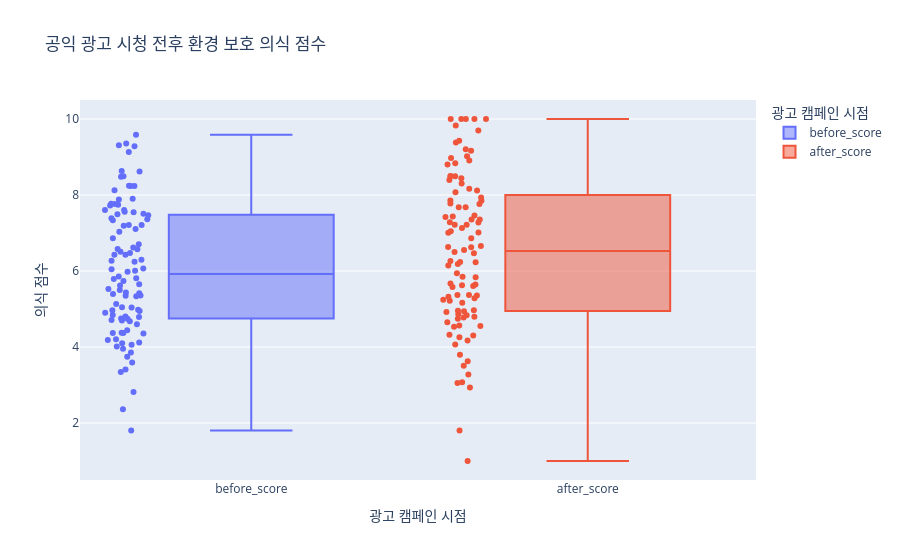

Write notebook code for a chart like this one.
### Markdown cell above
---

## 5. 🔬(예제 시나리오) 새로운 공익 광고의 효과 측정

### 💡 개념 (Concept)

앞서 배운 개념들을 종합하여, 새로운 공익 광고가 특정 사회적 태도(예: 환경 보호 의식)에 미치는 영향을 측정하는 가상 시나리오를 통해 가설 검정 과정을 따라가 보겠습니다.

* **연구 질문**: 새로운 환경 보호 공익 광고가 시민들의 환경 보호 의식 점수(10점 만점)를 향상시키는가?
* **모집단**: 광고에 노출될 가능성이 있는 모든 시민.
* **모수**: 모든 시민의 실제 평균 환경 보호 의식 점수 변화량 ($\mu_{change}$).
* **표본**: 연구에 참여한 시민 100명.
* **통계량**: 표본 100명의 평균 환경 보호 의식 점수 변화량 ($\bar{x}_{change}$).

* **귀무가설 ($H_0$)**: 공익 광고는 환경 보호 의식 점수에 영향을 주지 않는다 (또는 감소시킨다). 즉, $\mu_{change} \le 0$.
* **대립가설 ($H_1$)**: 공익 광고는 환경 보호 의식 점수를 향상시킨다. 즉, $\mu_{change} > 0$. (단측 검정)
* **유의수준 ($\alpha$)**: 0.05로 설정.

(가상 시나리오) 광고 시청 전후로 참여자들의 환경 보호 의식 점수를 측정하고, 점수 변화량 데이터를 분석했습니다. 그 결과, **P-값이 0.028**로 계산되었다고 가정합시다.

* **결론 도출**:
    * P-값 (0.028)이 유의수준 $\alpha$ (0.05)보다 작습니다 ($0.028 \le 0.05$).
    * 따라서 귀무가설($H_0$)을 기각합니다.
    * 결론: 새로운 환경 보호 공익 광고는 시민들의 환경 보호 의식 점수를 향상시키는 데 통계적으로 유의미한 효과가 있다고 볼 수 있습니다 (유의수준 5% 하에서).

* **발생 가능한 오류**: 만약 실제로 광고가 효과가 없었는데 우연히 효과가 있는 것처럼 결과가 나왔다면 (즉, $H_0$가 참인데 기각했다면), 이는 **제1종 오류**에 해당합니다.

### 💻 예시 코드 (Example Code)

Python과 `scipy.stats` 라이브러리를 사용하여 이와 유사한 상황에서 대응표본 t-검정(paired t-test)을 수행하고 P-값을 얻는 과정을 간단히 살펴보겠습니다. 대응표본 t-검정은 동일한 대상에 대해 두 가지 조건(예: 전/후) 하에서 측정된 값의 평균 차이를 비교할 때 사용됩니다.

### Code cell
import pandas as pd
import numpy as np
import plotly.express as px
from scipy import stats # 통계 분석을 위한 scipy 라이브러리

# 가상 데이터 생성: 광고 시청 전후 환경 보호 의식 점수 (10점 만점)
np.random.seed(123) # 결과 재현을 위한 시드 설정
sample_size = 100
# 광고 전 점수 (평균 6점)
before_scores_env = np.random.normal(loc=6, scale=1.5, size=sample_size).clip(1, 10)
# 광고 후 점수가 평균 0.5점 상승했다고 가정
after_scores_env = (before_scores_env + np.random.normal(loc=0.5, scale=1.2, size=sample_size)).clip(1, 10)

df_env_campaign = pd.DataFrame({
    'participant_id': range(1, sample_size + 1),
    'before_score': before_scores_env,
    'after_score': after_scores_env
})

print("환경 보호 의식 점수 (일부 데이터):")
print(df_env_campaign.head())

# 점수 변화량 계산 및 평균 확인
df_env_campaign['score_change'] = df_env_campaign['after_score'] - df_env_campaign['before_score']
print(f"\n표본의 평균 점수 변화량: {df_env_campaign['score_change'].mean():.2f}")

# 시각화: 광고 전후 점수 분포 (박스 플롯)
df_env_melted = df_env_campaign.melt(id_vars=['participant_id'], value_vars=['before_score', 'after_score'],
                                     var_name='campaign_timing', value_name='score')
fig_env_box = px.box(df_env_melted, x='campaign_timing', y='score', color='campaign_timing',
                     title='공익 광고 시청 전후 환경 보호 의식 점수',
                     labels={'campaign_timing': '광고 캠페인 시점', 'score': '의식 점수'},
                     points='all')
fig_env_box.show()

# 가설 검정: 대응표본 t-검정 (Paired t-test)
# H0: 평균 점수 변화 <= 0 (효과 없거나 부정적)
# H1: 평균 점수 변화 > 0 (긍정적 효과)
# alternative='greater'는 대립가설이 '더 크다'는 단측 검정을 의미합니다.
t_statistic, p_value_env = stats.ttest_rel(df_env_campaign['after_score'],
                                           df_env_campaign['before_score'],
                                           alternative='greater')

print(f"\n대응표본 t-검정 결과:")
print(f"  T-statistic: {t_statistic:.3f}")
print(f"  P-value: {p_value_env:.3f}")

# 유의수준 설정 및 결론 도출
alpha = 0.05
print(f"\n유의수준 (alpha): {alpha}")

if p_value_env <= alpha:
    print(f"결론: P-값 ({p_value_env:.3f}) <= 유의수준 ({alpha}). 귀무가설을 기각합니다.")
    print("      새로운 환경 보호 공익 광고는 시민들의 환경 보호 의식 점수를 향상시키는 데 통계적으로 유의미한 효과가 있다고 판단됩니다.")
else:
    print(f"결론: P-값 ({p_value_env:.3f}) > 유의수준 ({alpha}). 귀무가설을 기각하지 못합니다.")
    print("      새로운 환경 보호 공익 광고가 시민들의 환경 보호 의식 점수를 향상시킨다고 말할 충분한 통계적 근거가 없습니다.")

### Figure 1 — Plotly figure (JSON) as saved in the notebook; plotly's stock layout.template omitted (floating-point values rounded to 4 significant figures)
{"data": [{"alignmentgroup": "True", "boxpoints": "all", "hovertemplate": "광고 캠페인 시점=%{x}<br>의식 점수=%{y}<extra></extra>", "legendgroup": "before_score", "marker": {"color": "#636efa"}, "name": "before_score", "notched": false, "offsetgroup": "before_score", "orientation": "v", "showlegend": true, "type": "box", "x": ["before_score", "before_score", "before_score", "before_score", "before_score", "before_score", "before_score", "before_score", "before_score", "before_score", "before_score", "before_score", "before_score", "before_score", "before_score", "before_score", "before_score", "before_score", "before_score", "before_score", "before_score", "before_score", "before_score", "before_score", "before_score", "before_score", "before_score", "before_score", "before_score", "before_score", "before_score", "before_score", "before_score", "before_score", "before_score", "before_score", "before_score", "before_score", "before_score", "before_score", "before_score", "before_score", "before_score", "before_score", "before_score", "before_score", "before_score", "before_score", "before_score", "before_score", "before_score", "before_score", "before_score", "before_score", "before_score", "before_score", "before_score", "before_score", "before_score", "before_score", "before_score", "before_score", "before_score", "before_score", "before_score", "before_score", "before_score", "before_score", "before_score", "before_score", "before_score", "before_score", "before_score", "before_score", "before_score", "before_score", "before_score", "before_score", "before_score", "before_score", "before_score", "before_score", "before_score", "before_score", "before_score", "before_score", "before_score", "before_score", "before_score", "before_score", "before_score", "before_score", "before_score", "before_score", "before_score", "before_score", "before_score", "before_score", "before_score", "before_score"], "x0": " ", "xaxis": "x", "y": [4.372, 7.496, 6.424, 3.741, 5.132, 8.477, 2.36, 5.357, 7.899, 4.7, 4.982, 5.858, 8.237, 5.042, 5.334, 5.348, 9.309, 9.28, 7.506, 6.579, 7.106, 8.236, 4.596, 7.764, 4.119, 5.043, 7.361, 3.857, 5.79, 4.707, 5.617, 1.802, 3.343, 4.95, 7.391, 5.74, 6.004, 7.032, 4.681, 6.425, 4.792, 3.408, 5.414, 6.861, 6.508, 5.982, 9.589, 6.619, 7.468, 9.357, 4.059, 4.442, 8.616, 4.803, 6.045, 7.604, 7.336, 8.632, 8.243, 7.604, 4.841, 7.192, 6.471, 4.011, 8.126, 7.211, 6.068, 5.65, 4.203, 6.299, 6.703, 4.753, 7.743, 4.354, 2.815, 7.56, 5.395, 5.811, 4.744, 3.591, 7.883, 4.967, 8.491, 7.211, 5.528, 4.371, 4.901, 4.181, 9.131, 6.247, 7.725, 4.099, 6.272, 7.767, 5.497, 7.547, 4.373, 3.955, 6.569, 5.431], "y0": " ", "yaxis": "y"}, {"alignmentgroup": "True", "boxpoints": "all", "hovertemplate": "광고 캠페인 시점=%{x}<br>의식 점수=%{y}<extra></extra>", "legendgroup": "after_score", "marker": {"color": "#EF553B"}, "name": "after_score", "notched": false, "offsetgroup": "after_score", "orientation": "v", "showlegend": true, "type": "box", "x": ["after_score", "after_score", "after_score", "after_score", "after_score", "after_score", "after_score", "after_score", "after_score", "after_score", "after_score", "after_score", "after_score", "after_score", "after_score", "after_score", "after_score", "after_score", "after_score", "after_score", "after_score", "after_score", "after_score", "after_score", "after_score", "after_score", "after_score", "after_score", "after_score", "after_score", "after_score", "after_score", "after_score", "after_score", "after_score", "after_score", "after_score", "after_score", "after_score", "after_score", "after_score", "after_score", "after_score", "after_score", "after_score", "after_score", "after_score", "after_score", "after_score", "after_score", "after_score", "after_score", "after_score", "after_score", "after_score", "after_score", "after_score", "after_score", "after_score", "after_score", "after_score", "after_score", "after_score", "after_score", "after_score", "after_score", "after_score", "after_score", "after_score", "after_score", "after_score", "after_score", "after_score", "after_score", "after_score", "after_score", "after_score", "after_score", "after_score", "after_score", "after_score", "after_score", "after_score", "after_score", "after_score", "after_score", "after_score", "after_score", "after_score", "after_score", "after_score", "after_score", "after_score", "after_score", "after_score", "after_score", "after_score", "after_score", "after_score", "after_score"], "x0": " ", "xaxis": "x", "y": [5.642, 5.623, 7.779, 7.359, 5.603, 9.018, 3.075, 3.622, 8.91, 3.273, 4.968, 7.849, 7.855, 6.143, 7.049, 6.183, 8.164, 9.381, 10, 4.649, 7.275, 8.074, 5.241, 9.162, 6.55, 5.219, 8.835, 4.957, 6.859, 4.531, 4.92, 1, 2.935, 5.836, 8.804, 6.628, 5.846, 9.699, 7.003, 6.501, 4.304, 4.065, 7.434, 7.76, 7.676, 6.228, 10, 8.973, 7.681, 10, 4.863, 5.282, 7.421, 3.051, 5.321, 8.306, 8.501, 8.496, 10, 7.932, 5.365, 7.46, 7.132, 5.356, 9.425, 6.633, 8.397, 4.836, 4.798, 6.47, 5.944, 5.163, 7.354, 4.942, 3.799, 9.826, 6.264, 5.577, 4.774, 4.259, 8.495, 7.218, 10, 7.28, 5.369, 1.803, 4.743, 3.508, 9.205, 7.217, 8.438, 4.563, 7.011, 8.115, 6.234, 4.169, 4.55, 4.322, 6.66, 5.67], "y0": " ", "yaxis": "y"}], "layout": {"boxmode": "overlay", "legend": {"title": {"text": "광고 캠페인 시점"}, "tracegroupgap": 0}, "title": {"text": "공익 광고 시청 전후 환경 보호 의식 점수"}, "xaxis": {"anchor": "y", "categoryarray": ["before_score", "after_score"], "categoryorder": "array", "domain": [0, 1], "title": {"text": "광고 캠페인 시점"}}, "yaxis": {"anchor": "x", "domain": [0, 1], "title": {"text": "의식 점수"}}}}
